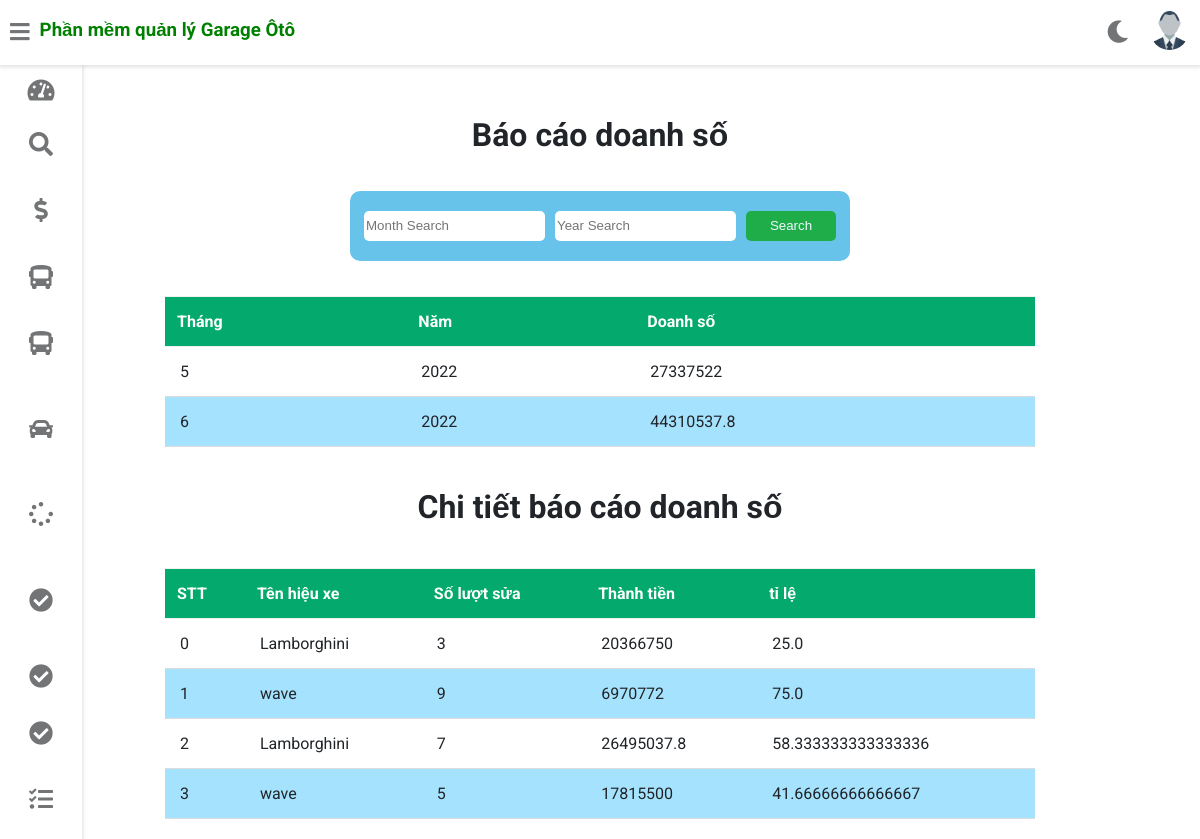
The app's page /tom/post_bsds, older data.
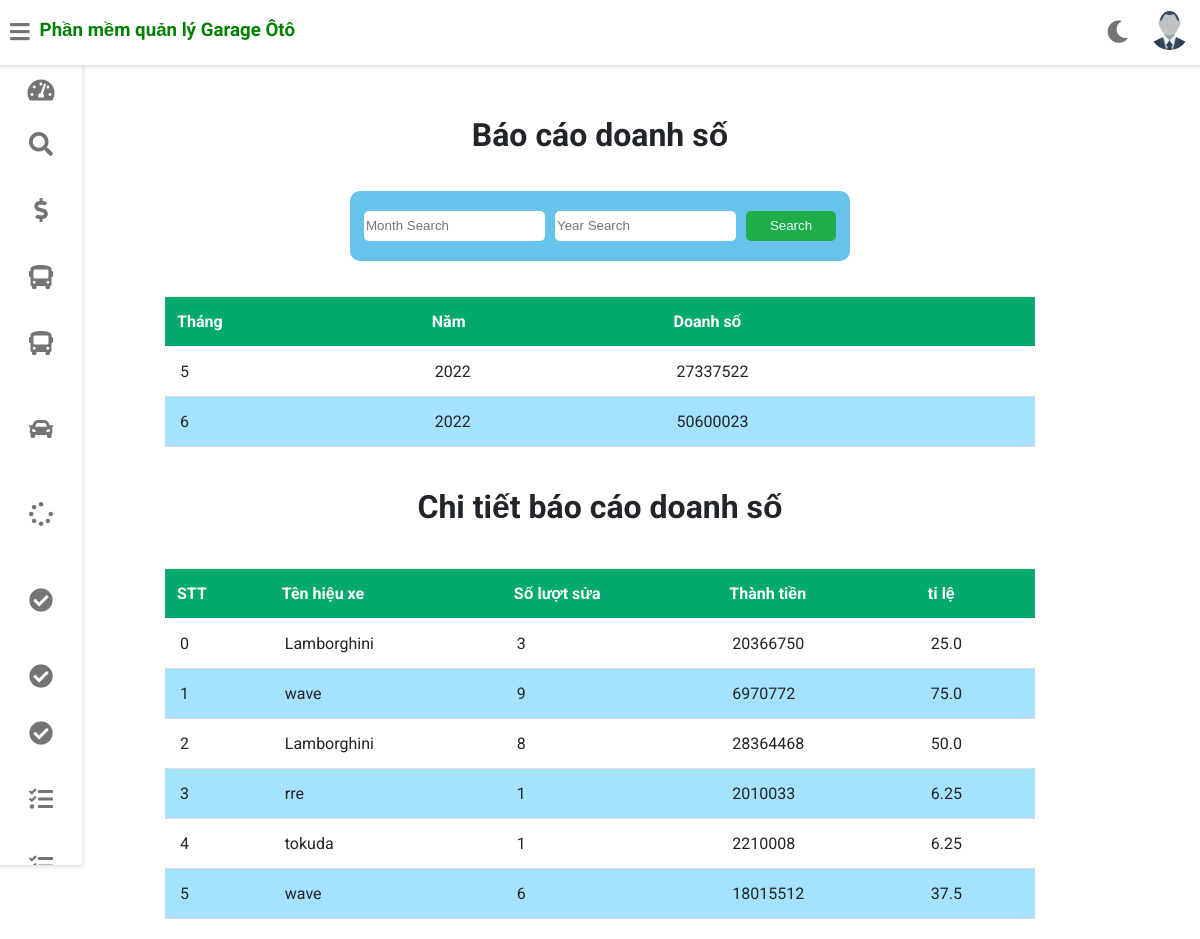
The same page, newer data.
### gara/models.py (models this page shows)
class BaoCaoDoanhSo(models.Model):
    mabaocaodoanhso=models.AutoField(primary_key=True)
    thoidiem=models.DateField(auto_now_add=True)
    month = models.PositiveIntegerField(default=0)
    year = models.PositiveIntegerField(default=0)
    tongdoanhso=models.PositiveIntegerField(default=0)

class CT_BaoCaoDoanhSO(models.Model):
    mact_baocaodoanhso=models.AutoField(primary_key=True)
    STT = models.PositiveIntegerField(default=0)
    tenhieuxe = models.CharField(max_length=200,default="")
    luotsua = models.PositiveIntegerField(default=0)
    thanhtien = models.PositiveIntegerField(default=0)
    ti_le = models.FloatField(default=0)

### gara/views.py (the view)
# urls.py: path('<username>/post_bsds',views.search_bcds, name="post_bsds"),
def search_bcds(request, username):
    staff = Staff.objects.get(username=username)
    picture = '../' + staff.profile_pic.url
    if 'm'and'y' in request.GET:
        m = request.GET['m']
        y = request.GET['y']
        data = data_xe_hieuxe_psc()
        try:
            bcds = BaoCaoDoanhSo.objects.filter(month = m, year = y)
            search_ct_bcds = data.loc[(data['month']==int(m)) & (data['year']==int(y))]
        except:
            try:
                if y=='':
                    bcds = BaoCaoDoanhSo.objects.filter(month = m)
                    search_ct_bcds = data.loc[(data['month']==int(m))]
                if m=='':
                    bcds = BaoCaoDoanhSo.objects.filter(year = y)
                    search_ct_bcds = data.loc[(data['year']==int(y))]
            except:
                bcds = BaoCaoDoanhSo.objects.all()
                search_ct_bcds = data
        b = search_ct_bcds.index
        ct_bcds = CT_BaoCaoDoanhSO.objects.filter(STT__in = list(b))
    else:
        bcds = BaoCaoDoanhSo.objects.all()
        ct_bcds = CT_BaoCaoDoanhSO.objects.all()
    context={"bcds":bcds, "ct_bcds":ct_bcds, "customer": staff, "picture":picture}
    return render(request, 'gara/bao_cao_doanh_thu.html',context)

### templates/gara/bao_cao_doanh_thu.html (shortened to what this page needs)
{% extends 'gara/customerbase.html' %}
{% block content %}
<head>
</head>
<body>
    <br><br><br><br><br>
<h1 style="text-align:center;">Báo cáo doanh số</h1>
<div class="form_container" >
    <form action="../{{customer.username}}/post_bsds" class="form_search">
        <input class="form-control mr-sm-1" name="m" type="search" placeholder="Month Search" aria-label="Search">
        <input class="form-control mr-sm-1" name="y" type="search" placeholder="Year Search" aria-label="Search">
        <button type="submit" class="submit mr-sm-3">Search</button>
    </form>
</div>
<div class="card-content">
    <table>
        <thead>
            <tr>
                <th>Tháng</th>
                <th>Năm</th>
                <th>Doanh số</th>
            </tr>
        </thead>
        <tbody>
        {% for i in bcds %}
        <tr>
            <td> {{ i.month }}</td>
            <td> {{ i.year }}</td>
            <td> {{ i.tongdoanhso }}</td>
        </tr>
        {% endfor %}
        </tbody>
    </table>
</div>
<h1 style="text-align:center;">Chi tiết báo cáo doanh số</h1>
<div class="card-content">
    <table>
        <thead>
            <tr>
                <th>STT</th>
                <th>Tên hiệu xe</th>
                <th>Số lượt sửa</th>
                <th>Thành tiền</th>
                <th>tỉ lệ</th>
            </tr>
        </thead>
        <tbody>
            {% for i in ct_bcds %}
            <tr>
                <td> {{ i.STT}}</td>
                <td> {{ i.tenhieuxe }}</td>
                <td> {{ i.luotsua }}</td>
                <td> {{ i.thanhtien }}</td>
                <td> {{ i.ti_le }}</td>
            </tr>
            {% endfor %}
        </tbody>
    </table>
</div>
</body>
{% endblock content %}

Row changes from the older to the newer data that the page shows:
removed BaoCaoDoanhSo: month "6", year "2022", tongdoanhso "44310537.8"
removed CT_BaoCaoDoanhSO: STT "2", tenhieuxe "Lamborghini", luotsua "7", thanhtien "26495037.8", ti_le "58.333333333333336"
removed CT_BaoCaoDoanhSO: STT "3", tenhieuxe "wave", luotsua "5", thanhtien "17815500", ti_le "41.66666666666667"
added BaoCaoDoanhSo: month "6", year "2022", tongdoanhso "50600023"
added CT_BaoCaoDoanhSO: STT "2", tenhieuxe "Lamborghini", luotsua "8", thanhtien "28364468", ti_le "50.0"
added CT_BaoCaoDoanhSO: STT "3", tenhieuxe "rre", luotsua "1", thanhtien "2010033", ti_le "6.25"
added CT_BaoCaoDoanhSO: STT "4", tenhieuxe "tokuda", luotsua "1", thanhtien "2210008", ti_le "6.25"
added CT_BaoCaoDoanhSO: STT "5", tenhieuxe "wave", luotsua "6", thanhtien "18015512", ti_le "37.5"
